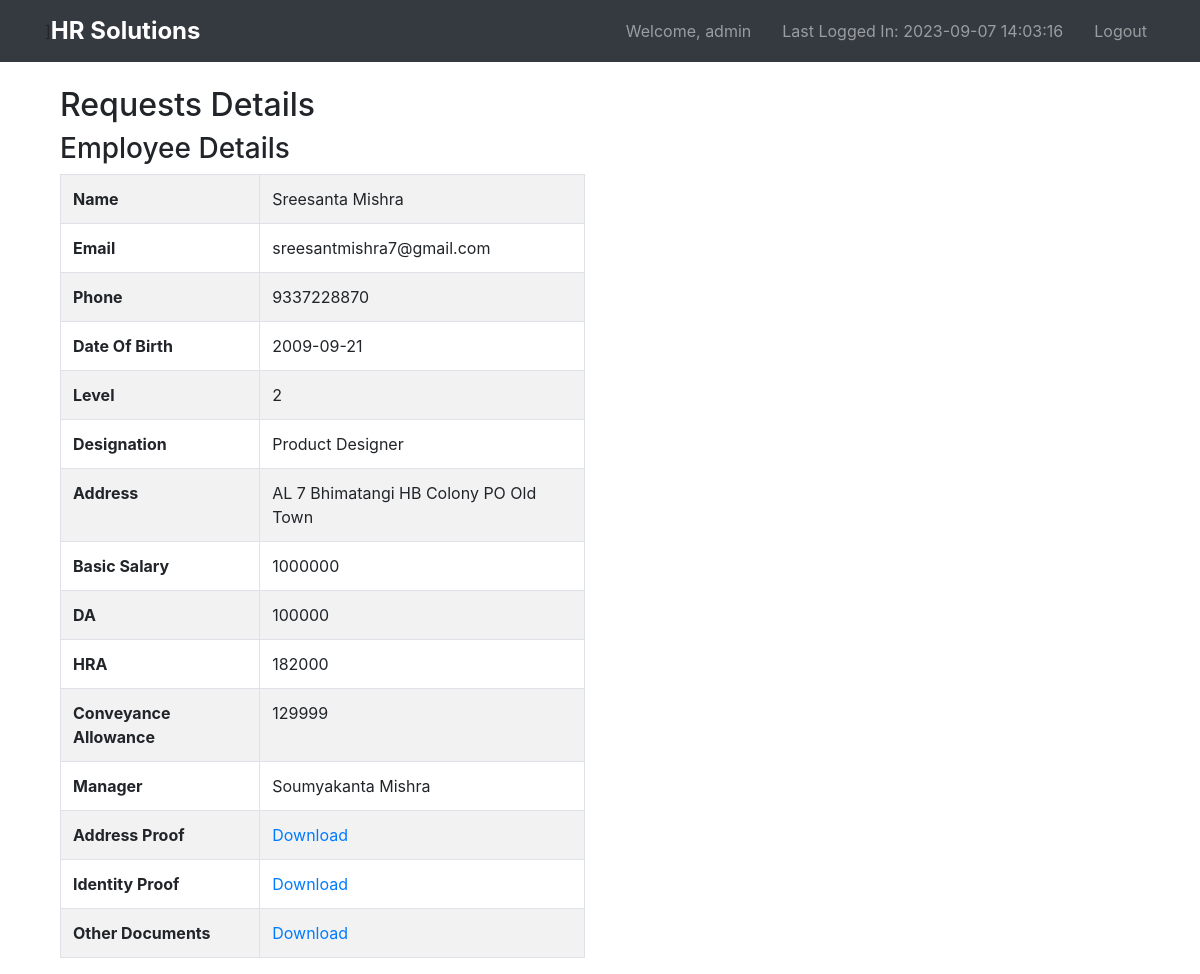
/received_requests/132882 (signed in), run on the app's committed database.
### app.py (models this page shows)
class User(db.Model, UserMixin):
    id = db.Column(db.Integer, primary_key=True)
    username = db.Column(db.String(20), nullable=False, unique=True)
    password = db.Column(db.String(80), nullable=False)
    name = db.Column(db.String(80), nullable=False)
    email = db.Column(db.String(80), nullable=False)
    phone = db.Column(db.Integer, nullable=False)
    dob = db.Column(db.Date)
    level = db.Column(db.Integer, nullable=False)
    last_login = db.Column(db.DateTime)
    attendance = db.Column(db.Text)
    designation = db.Column(db.Text)
    address = db.Column(db.Text)
    address_proof = db.Column(db.Text)
    identity_proof = db.Column(db.Text)
    other_documents = db.Column(db.Text)
    basic_salary = db.Column(db.Integer)
    dearance_allowance = db.Column(db.Integer)
    house_rent_allowance = db.Column(db.Integer)
    conveyance_allowance = db.Column(db.Integer)
    manager = db.Column(db.Integer)

### app.py (the view)
@app.route('/received_requests/<int:req>', methods=['GET', 'POST'])
@login_required
def received_req_details(req):
    reqs = Requests.query.filter_by(id=req).first()
    req_data = {}
    req_data[req] = json.loads(reqs.info)
    return render_template("received_req_details.html", request=reqs, datas=req_data, User=User)

### app.py (called while the page is built)
@login_manager.user_loader
def load_user(user_id):
    return User.query.get(int(user_id))

### templates/received_req_details.html (shortened to what this page needs)
{% extends "base.html" %}
{% block content %}
<div class="container mt-4">
    <div class="row">
        <div class="col-md-6">
            <h2>Requests Details</h2>
            {% if request.request_tag == 'add_employee' %}
            <h3>Employee Details</h3>
            <table class="table table-bordered table-striped">
                <tbody id="sent-employee-details">
                    <tr>
                        <th>Name</th>
                        <td>{{ datas[request.id].name }}</td>
                    </tr><tr>
                        <th>Email</th>
                        <td>{{ datas[request.id].email }}</td>
                    </tr>
                    <tr>
                        <th>Phone</th>
                        <td>{{ datas[request.id].phone }}</td>
                    </tr>
                    <tr>
                        <th>Date Of Birth</th>
                        <td>{{ datas[request.id].dob }}</td>
                    </tr>
                    <tr>
                        <th>Level</th>
                        <td>{{ datas[request.id].level }}</td>
                    </tr>
                    <tr>
                        <th>Designation</th>
                        <td>{{ datas[request.id].designation }}</td>
                    </tr>
                    <tr>
                        <th>Address</th>
                        <td>{{ datas[request.id].address }}</td>
                    </tr>
                    <tr>
                        <th>Basic Salary</th>
                        <td>{{ datas[request.id].basic_salary }}</td>
                    </tr>
                    <tr>
                        <th>DA</th>
                        <td>{{ datas[request.id].dearance_allowance }}</td>
                    </tr>
                    <tr>
                        <th>HRA</th>
                        <td>{{ datas[request.id].house_rent_allowance }}</td>
                    </tr>
                    <tr>
                        <th>Conveyance Allowance</th>
                        <td>{{ datas[request.id].conveyance_allowance }}</td>
                    </tr>
                    <tr>
                        <th>Manager</th>
                        <td>{{ User.query.filter_by(id=datas[request.id].manager).first().name }}</td>
                    </tr>
                    <tr>
                        <th>Address Proof</th>
                        <td><a href="{{ url_for('static', filename=datas[request.id].address_proof) }}">Download</a></td>
                    </tr>
                    <tr>
                        <th>Identity Proof</th>
                        <td><a href="{{ url_for('static', filename=datas[request.id].identity_proof) }}">Download</a></td>
                    </tr>
                    <tr>
                        <th>Other Documents</th>
                        <td><a href="{{ url_for('static', filename=datas[request.id].other_documents) }}">Download</a></td>
                    </tr>
                </tbody>
            </table>
            {% endif %}
        </div>
    </div>
</div>
{% endblock %}

### templates/base.html (shortened to what this page needs)
<!DOCTYPE html>
<html lang="en">
<head>
    <link rel="stylesheet" href="https://stackpath.bootstrapcdn.com/bootstrap/4.5.2/css/bootstrap.min.css">
    <link rel="stylesheet" href="{{ url_for('static', filename='css/styles.css') }}">
    <link rel="stylesheet" href="https://cdnjs.cloudflare.com/ajax/libs/font-awesome/5.15.4/css/all.min.css">
</head>
<body>
    <nav class="navbar navbar-expand-lg navbar-dark bg-dark">
        <div class="container">
           ] <a class="navbar-brand" href="{{ url_for('dashboard') }}">HR Solutions</a>
            <ul class="navbar-nav ml-auto">
                <li class="nav-item">
                    <a class="nav-link" href="#">Welcome, {{ current_user.name }}</a>
                </li>
                <li class="nav-item">
                    <a class="nav-link" href="#">Last Logged In: {{ current_user.last_login.strftime('%Y-%m-%d %H:%M:%S') }}</a>
                </li>
                <li class="nav-item">
                    <a class="nav-link" href="{{ url_for('logout') }}">Logout</a>
                </li>
            </ul>
        </div>
    </nav>
    <div class="container mt-4">
        {% block content %}
        {% endblock %}
    </div>
</body>
</html>

### static/css/styles.css (style rules this page uses)
.navbar-brand { font-size: 24px; font-weight: bold; }
.navbar-nav .nav-item { margin-left: 15px; }
.nav-link { color: #fff; }

### data on the page
User: name "admin", last_login "2023-09-07 14:03:16"
User: address "AL 7 Bhimatangi HB Colony PO Old Town", query.filter_by "Soumyakanta Mishra"

### other printed values
{{ datas[request.id].name }} "Sreesanta Mishra"
{{ datas[request.id].email }} "sreesantmishra7@gmail.com"
{{ datas[request.id].phone }} "9337228870"
{{ datas[request.id].dob }} "2009-09-21"
{{ datas[request.id].level }} "2"
{{ datas[request.id].designation }} "Product Designer"
{{ datas[request.id].basic_salary }} "1000000"
{{ datas[request.id].dearance_allowance }} "100000"
{{ datas[request.id].house_rent_allowance }} "182000"
{{ datas[request.id].conveyance_allowance }} "129999"
